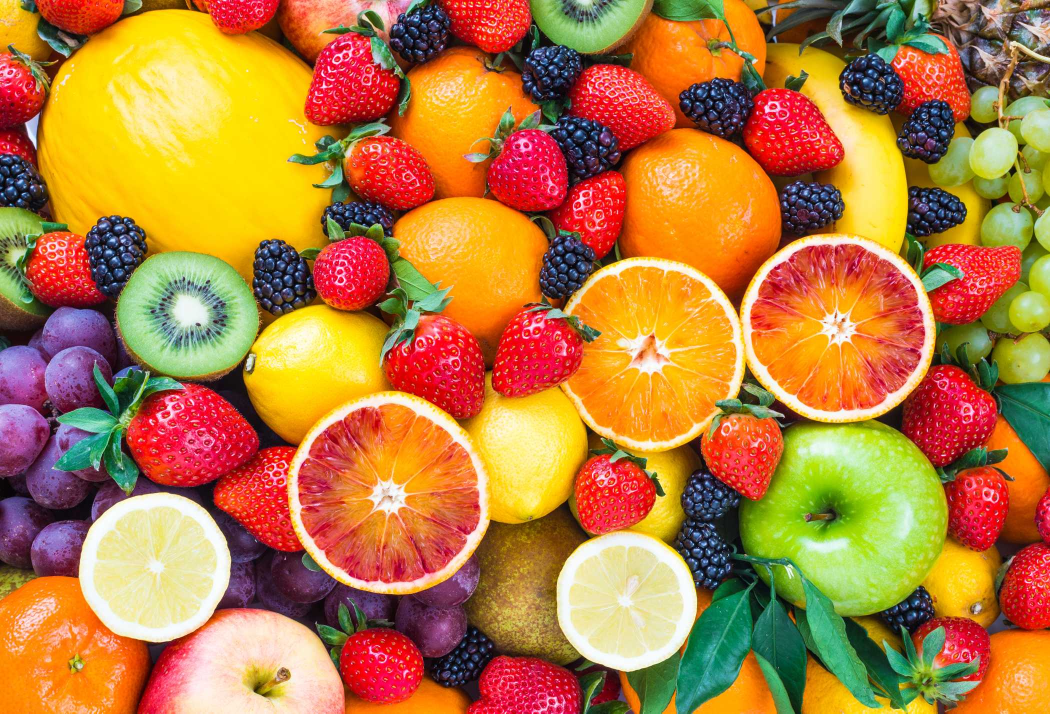
#> input picture LAB6_PhanTranQuangThai_2174802010116/fruit.jpg, 2100 x 1427 px, found by its file name (shown at 1/2 size)
$ jupyter execute --allow-errors 'bài tập thêm.ipynb'
#> lines starting #> are read from the running program, lines starting #| are printed output that depends on the picture
[cell 1]
# bài 1
import numpy as np
import imageio.v2 as iio
import matplotlib.pyplot as plt
from scipy.ndimage import map_coordinates

data = iio.imread('fruit.jpg')
#> data is the input picture: shape (1427, 2100, 3); mean R, G, B 182.3, 124.4, 62.8
print("Original shape:", data.shape)
#| Original shape: (1427, 2100, 3)
kiwi = data[470:770, 200:400]
h, w = kiwi.shape[:2]
#> h = 300; w = 200
translated = np.zeros((h + 30, w + 50, 3), dtype=kiwi.dtype)
translated[30:30+h, 50:50+w] = kiwi
coords_y, coords_x = np.meshgrid(np.arange(translated.shape[0]), np.arange(translated.shape[1]), indexing='ij')
amplitude = 10
frequency = 0.1
coords_x_wave = coords_x + amplitude * np.sin(frequency * coords_y)
warped = np.zeros_like(translated)
for c in range(3):
    warped[..., c] = map_coordinates(translated[..., c], [coords_y, coords_x_wave], order=1, mode='reflect')
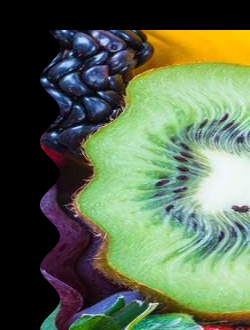
#> warped: shape (330, 250, 3); mean R, G, B 91, 106, 79.9
output_path = 'kiwi_wave.jpg'
iio.imsave(output_path, warped)

plt.imshow(warped)
plt.title("Kiwi with Wave Effect")
plt.axis('off')
plt.show()

[cell 2]
#bài 2
import numpy as np
from PIL import Image, ImageOps
import imageio.v2 as iio

papaya_img = Image.open("dudu.jpg").convert("RGBA")
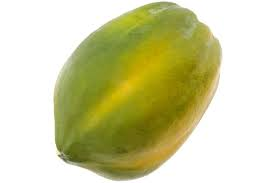
#> input picture bài tập thêm/dudu.jpg, 275 x 183 px
watermelon_img = Image.open("dua.jpg").convert("RGBA")
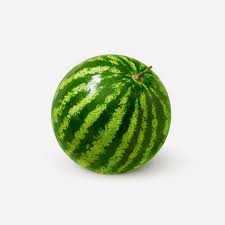
#> input picture bài tập thêm/dua.jpg, 225 x 225 px
max_height = 300
papaya_img = ImageOps.contain(papaya_img, (int(max_height * 1.2), max_height))
#> papaya_img: PIL image 360x240 RGBA
watermelon_img = ImageOps.contain(watermelon_img, (int(max_height * 1.2), max_height))
#> watermelon_img: PIL image 300x300 RGBA
papaya_np = np.array(papaya_img)
watermelon_np = np.array(watermelon_img)
def apply_gradient(image_np, color1, color2):
    h, w, _ = image_np.shape
#> h = 240; w = 360
    alpha = image_np[..., 3] / 255.0
#> alpha: shape (240, 360) float64; every value is 1
    gradient = np.linspace(0, 1, h).reshape(-1, 1, 1)
#> gradient = 240 values from 0 to 1
    gradient_rgb = (1 - gradient) * np.array(color1) + gradient * np.array(color2)
    gradient_img = np.tile(gradient_rgb, (1, w, 1))
    result = (gradient_img * alpha[..., None]).astype(np.uint8)
    return np.dstack((result, (alpha * 255).astype(np.uint8)))

papaya_colored = apply_gradient(papaya_np, [255, 0, 0], [0, 255, 0])

watermelon_colored = apply_gradient(watermelon_np, [255, 255, 0], [128, 0, 128])
#> in apply_gradient (call 2), `alpha = image_np[..., 3] / 255.0`: alpha: shape (300, 300) float64; every value is 1

combined_width = papaya_colored.shape[1] + watermelon_colored.shape[1]
#> combined_width = 660
combined_height = max(papaya_colored.shape[0], watermelon_colored.shape[0])
#> combined_height = 300
combined = np.zeros((combined_height, combined_width, 4), dtype=np.uint8)

combined[:papaya_colored.shape[0], :papaya_colored.shape[1]] = papaya_colored
combined[:watermelon_colored.shape[0], papaya_colored.shape[1]:] = watermelon_colored

output_img = Image.fromarray(combined, mode="RGBA")
output_img.save("papaya_watermelon_gradient.png")

[cell 3]
# bài 3
from PIL import Image, ImageOps
import numpy as np
from scipy.ndimage import rotate

mountain_path = "nui.jpg"
boat_path = "thuyen.jpg"

mountain_img = Image.open(mountain_path).convert("RGBA")
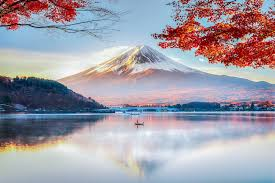
#> input picture bài tập thêm/nui.jpg, 275 x 183 px
boat_img = Image.open(boat_path).convert("RGBA")
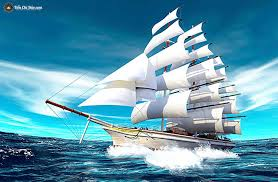
#> input picture bài tập thêm/thuyen.jpg, 278 x 182 px
max_height = 300
mountain_img = ImageOps.contain(mountain_img, (int(max_height * 1.5), max_height))
#> mountain_img: PIL image 450x299 RGBA
boat_img = ImageOps.contain(boat_img, (int(max_height * 1.5), max_height))
#> boat_img: PIL image 450x295 RGBA

mountain_np = np.array(mountain_img)
boat_np = np.array(boat_img)

mountain_rotated = rotate(mountain_np, angle=45, reshape=False, order=1, mode='constant', cval=0).astype(np.uint8)
boat_rotated = rotate(boat_np, angle=45, reshape=False, order=1, mode='constant', cval=0).astype(np.uint8)

mountain_mirror = np.flipud(mountain_rotated)
boat_mirror = np.flipud(boat_rotated)
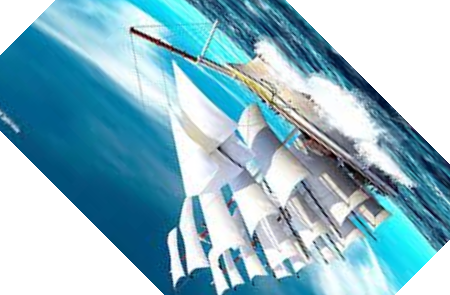
#> boat_mirror: shape (295, 450, 4); mean R, G, B, A 83.7, 126.7, 141.4, 197.1; transparent parts drawn white

mountain_rotated_img = Image.fromarray(mountain_rotated, mode="RGBA")
mountain_mirror_img = Image.fromarray(mountain_mirror, mode="RGBA")
boat_rotated_img = Image.fromarray(boat_rotated, mode="RGBA")
boat_mirror_img = Image.fromarray(boat_mirror, mode="RGBA")

canvas_width = max(mountain_rotated_img.width, boat_rotated_img.width)
#> canvas_width = 450
canvas_height = (
    mountain_rotated_img.height + mountain_mirror_img.height +
    boat_rotated_img.height + boat_mirror_img.height + 40
)
#> canvas_height = 1228

canvas = Image.new("RGBA", (canvas_width, canvas_height), (255, 255, 255, 255))
#> canvas: PIL image 450x1228 RGBA; every value is 255

y = 0
canvas.paste(mountain_rotated_img, (0, y), mountain_rotated_img)
y += mountain_rotated_img.height + 5
#> y = 304
canvas.paste(mountain_mirror_img, (0, y), mountain_mirror_img)
y += mountain_mirror_img.height + 10
#> y = 613
canvas.paste(boat_rotated_img, (0, y), boat_rotated_img)
y += boat_rotated_img.height + 5
#> y = 913
canvas.paste(boat_mirror_img, (0, y), boat_mirror_img)
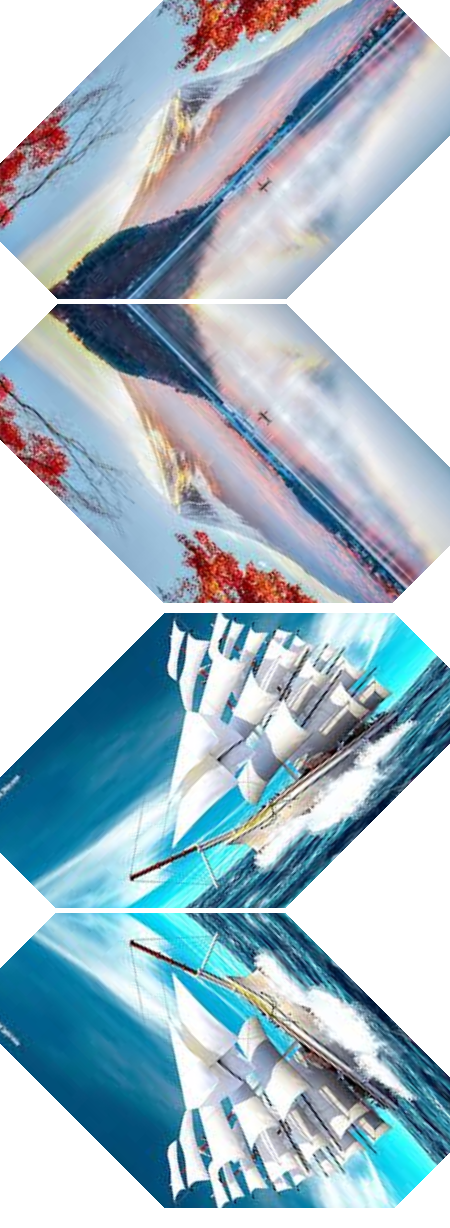
#> canvas: PIL image 450x1228 RGBA; mean R, G, B, A 166.1, 187.6, 199.5, 255

canvas.convert("RGB").save("mountain_boat_mirror.jpg", "JPEG")

[cell 4]
# bài 4
import numpy as np
from PIL import Image
from scipy.ndimage import map_coordinates, zoom
import imageio.v2 as iio

#> (the rest of this cell did not finish here and is left out)

[cell 5]
#bài 5
import numpy as np
from PIL import Image
import matplotlib.pyplot as plt
from scipy.ndimage import shift, rotate, gaussian_filter, zoom, map_coordinates

image_paths = {
    "1": "dudu.jpg",
    "2": "dua.jpg",
    "3": "nui.jpg"
}
#> image_paths = {'1': 'dudu.jpg', '2': 'dua.jpg', '3': 'nui.jpg'}

# [46 lines left out: functions show_image, apply_transformation, not called in this run]

def main():
    print("=== CHỌN ẢNH ===")
    for key, path in image_paths.items():
        print(f"{key}. {path}")
    img_choice = input("Chọn ảnh (1-3): ")

    if img_choice not in image_paths:
        print("Lựa chọn không hợp lệ.")
        return

    img = Image.open(image_paths[img_choice]).convert("RGB")
    transformed_img = apply_transformation(img)

    if transformed_img:
        show_image(transformed_img)
        save = input("Bạn có muốn lưu ảnh không? (y/n): ")
        if save.lower() == 'y':
            filename = input("Nhập tên file lưu (vd: output.jpg): ")
            transformed_img.save(filename)
            print("✅ Ảnh đã được lưu thành công.")

if __name__ == "__main__":
    import os
    from PIL import ImageDraw

    def create_sample_images():
        if not os.path.exists("image1.jpg"):
            img1 = Image.new("RGB", (200, 200), (255, 0, 0))
            draw1 = ImageDraw.Draw(img1)
            draw1.text((50, 90), "Image 1", fill=(255, 255, 255))
            img1.save("image1.jpg")
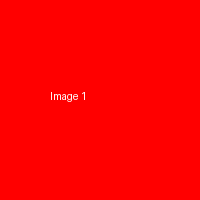
#> saved as image1.jpg: PIL image 200x200 RGB; mean R, G, B 255, 0.5, 0.5

        if not os.path.exists("image2.jpg"):
            img2 = Image.new("RGB", (250, 150), (0, 255, 0))
            draw2 = ImageDraw.Draw(img2)
            draw2.text((70, 60), "Image 2", fill=(0, 0, 0))
            img2.save("image2.jpg")
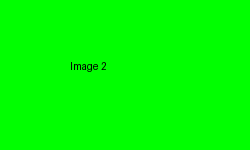
#> saved as image2.jpg: PIL image 250x150 RGB; mean R, G, B 0, 254.4, 0

        if not os.path.exists("image3.jpg"):
            img3 = Image.new("RGB", (200, 200), (0, 0, 255))
            draw3 = ImageDraw.Draw(img3)
            draw3.text((50, 90), "Image 3", fill=(255, 255, 255))
            img3.save("image3.jpg")
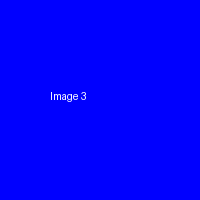
#> saved as image3.jpg: PIL image 200x200 RGB; mean R, G, B 0.6, 0.6, 255

    create_sample_images()
    main()
#> the loop in main, `for key, path in image_paths.items():` made 3 passes
#> (key, path) on passes 1 to 3: ('1', 'dudu.jpg'), ('2', 'dua.jpg'), ('3', 'nui.jpg')
#| 1. dudu.jpg
#| 2. dua.jpg
#| 3. nui.jpg
#> the answer given: ../LAB6_PhanTranQuangThai_2174802010116/fruit.jpg
